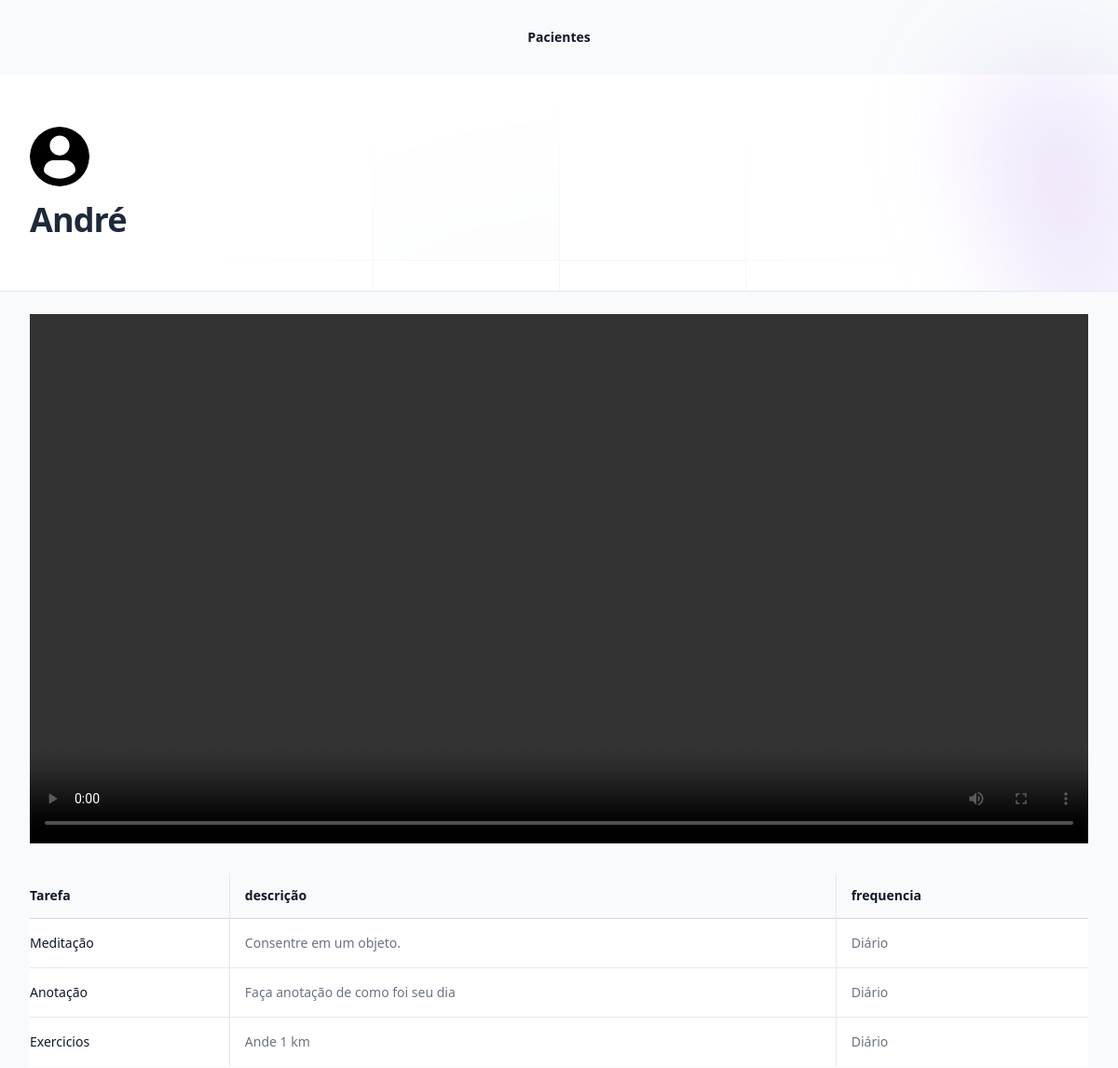
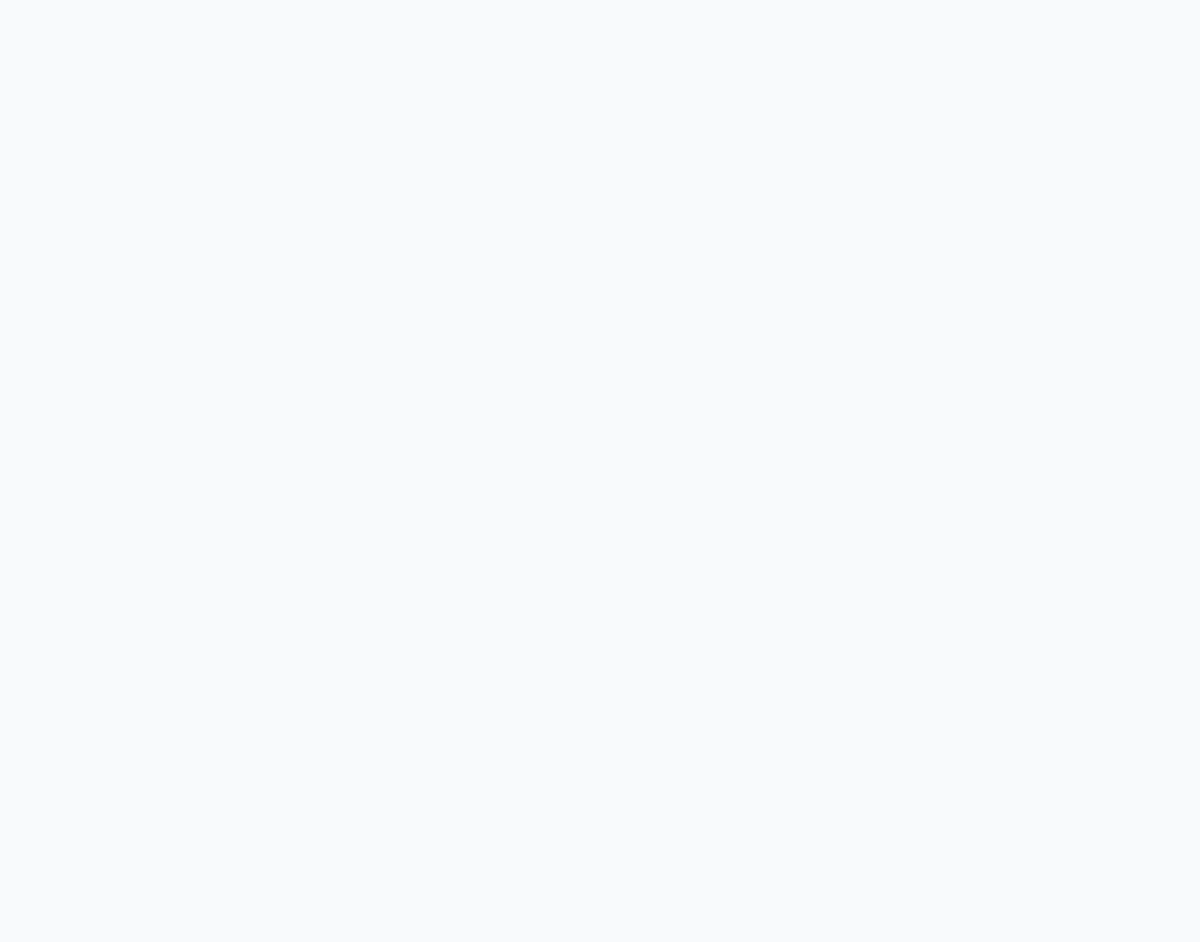
/pacientes/consulta_publica/3, run on the app's committed database (2 pictures, top to bottom).
### pacientes/models.py (models this page shows, shortened)
class Consultas(models.Model):
    humor = models.PositiveIntegerField()
    registro_geral = models.TextField()
    video = models.FileField(upload_to="video")
    tarefas = models.ManyToManyField(Tarefas)
    paciente = models.ForeignKey(Pacientes, on_delete=models.CASCADE)
    data = models.DateTimeField(auto_now_add=True)

class Pacientes(models.Model):
    queixa_choices = (
        ('TDAH', 'TDAH'),
        ('D', 'Depressão'),
        ('A', 'Ansiedade'),
        ('TAG', 'Transtorno de ansiedade generalizada')
    )
    nome = models.CharField(max_length=255)
    email = models.EmailField(null=True, blank=True)
    telefone = models.CharField(max_length=255, null=True, blank=True)
    queixa = models.CharField(max_length=4, choices=queixa_choices, default='TDAH')
    foto = models.ImageField(upload_to='fotos')
    pagamento_em_dia = models.BooleanField(default=True)

class Tarefas(models.Model):
    frequencia_choices = (
        ('D', 'Diário'),
        ('1S', '1 vez por semana'),
        ('2S', '2 vezes por semana'),
        ('3S', '3 vezes por semana'),
        ('N', 'Ao necessitar')
    )
    tarefa = models.CharField(max_length=255)
    instrucoes = models.TextField()
    frequencia = models.CharField(max_length=2, choices=frequencia_choices, default='D')

### pacientes/views.py (the view)
# urls.py: path('consulta_publica/<int:id>', views.consulta_publica, name="consulta_publica"),
def consulta_publica(request, id):
    consulta = Consultas.objects.get(id=id)
    if not consulta.paciente.pagamento_em_dia:
        raise Http404()
    return render(request, 'consulta_publica.html', {'consulta': consulta})

### pacientes/templates/consulta_publica.html (shortened to what this page needs)
{% extends "base.html" %}
{% block 'body' %}
<div class="relative isolate">
    <div class="pointer-events-none absolute left-1/2 right-0 top-0 -z-10 -ml-24 transform-gpu overflow-hidden blur-3xl lg:ml-24 xl:ml-48" aria-hidden="true">
    </div>
    <div class="py-14 sm:py-14">
        <div class="mx-auto max-w-7xl px-6 lg:px-8">
          <div class="mx-auto max-w-2xl lg:mx-0">
            <img class="size-16 rounded-full" src="{{consulta.paciente.foto.url}}" alt="">
            <p class="mt-4 text-pretty text-4xl font-semibold tracking-tight text-gray-800 sm:text-4xl">{{consulta.paciente.nome}}</p>
          </div>
        </div>
    </div>
    <div class="bg-slate-50 h-screen border-t-1 border-slate-200 ">
        <div class="max-w-7xl mx-auto px-6 lg:px-8 mt-6">
            <video class="w-full" controls>
                <source src="{{consulta.video.url}}" type="video/mp4">
            </video>
            <div class="mt-8">
                <div class="mt-8 flow-root">
                  <div class="-mx-4 -my-2 overflow-x-auto sm:-mx-6 lg:-mx-8">
                    <div class="inline-block min-w-full py-2 align-middle sm:px-6 lg:px-8">
                      <table class="min-w-full divide-y divide-gray-300">
                        <thead>
                          <tr class="divide-x divide-gray-200">
                            <th scope="col" class="py-3.5 pl-4 pr-4 text-left text-sm font-semibold text-gray-900 sm:pl-0">Tarefa</th>
                            <th scope="col" class="px-4 py-3.5 text-left text-sm font-semibold text-gray-900">descrição</th>
                            <th scope="col" class="px-4 py-3.5 text-left text-sm font-semibold text-gray-900">frequencia</th>
                          </tr>
                        </thead>
                        <tbody class="divide-y divide-gray-200 bg-white">
                            {% for tarefa in consulta.tarefas.all  %}
                                <tr class="divide-x divide-gray-200">
                                    <td class="whitespace-nowrap py-4 pl-4 pr-4 text-sm font-medium text-gray-900 sm:pl-0">{{tarefa.tarefa}}</td>
                                    <td class="whitespace-nowrap p-4 text-sm text-gray-500">{{tarefa.instrucoes}}</td>
                                    <td class="whitespace-nowrap p-4 text-sm text-gray-500">{{tarefa.get_frequencia_display}}</td>
                                </tr>
                            {% endfor %}
                        </tbody>
                      </table>
                    </div>
                  </div>
                </div>
              </div>
        </div>
    </div>
</div>
{% endblock 'body' %}

### data on the page
Consultas: paciente.foto (picture), paciente.nome "André"
Tarefas: tarefa "Meditação", instrucoes "Consentre em um objeto.", frequencia "Diário"
Tarefas: tarefa "Anotação", instrucoes "Faça anotação de como foi seu dia", frequencia "Diário"
Tarefas: tarefa "Exercicios", instrucoes "Ande 1 km", frequencia "Diário"
